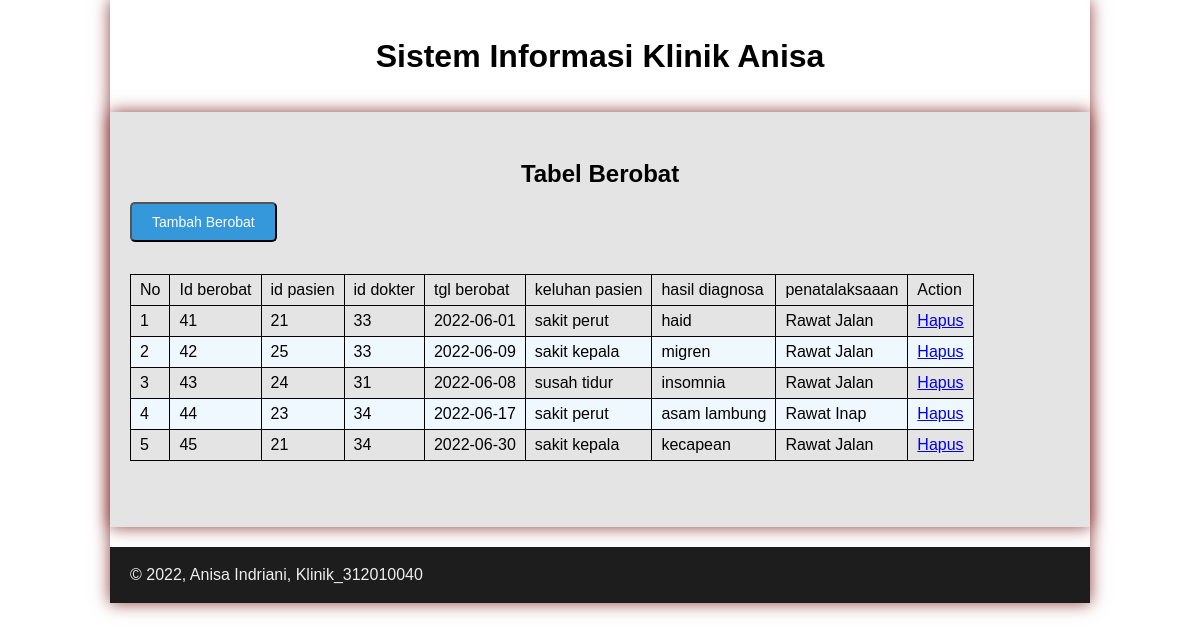
/berobat/berobat.php (signed in), run on the app's committed database.
### tables this page shows
CREATE TABLE `berobat` (
  `id_berobat` int NOT NULL,
  `id_pasien` int DEFAULT NULL,
  `id_dokter` int DEFAULT NULL,
  `tgl_berobat` date DEFAULT NULL,
  `keluhan_pasien` varchar(200) DEFAULT NULL,
  `hasil_diagnosa` varchar(200) DEFAULT NULL,
  `penatalaksanaan` enum('Rawat Jalan','Rawat Inap','Rujuk','lainnya') DEFAULT NULL
);

### berobat/berobat.php (the view)
<?php require('../main/header.php'); ?>
<div id="container">
	<div id="hero">
		<h2 align="center">Tabel Berobat</h2>
		<br />
		<button onclick="location.href='berobat_tambah.php'" style="background-color:#3498db; cursor:pointer;"> Tambah Berobat</button>
		<table class="table" style="margin-top:2rem; margin-bottom:1rem;">
			<thead>
				<tr>
					<td>No</td>
					<td>Id berobat</td>
					<td>id pasien</td>
					<td>id dokter</td>
					<td>tgl berobat</td>
					<td>keluhan pasien</td>
					<td>hasil diagnosa</td>
					<td>penatalaksaaan</td>
					<td>Action</td>
				</tr>
			</thead>
			<?php
				$no = 1;
				$query = mysqli_query($con, 'SELECT * FROM berobat');
				while ($data = mysqli_fetch_array($query)) {
				?>
			<tr>
				<td><?php echo $no++ ?></td>
				<td><?php echo $data['id_berobat'] ?></td>
				<td><?php echo $data['id_pasien'] ?></td>
				<td><?php echo $data['id_dokter'] ?></td>
				<td><?php echo $data['tgl_berobat'] ?></td>
				<td><?php echo $data['keluhan_pasien'] ?></td>
				<td><?php echo $data['hasil_diagnosa'] ?></td>
				<td><?php echo $data['penatalaksanaan'] ?></td>
				<td><a href="berobat_hapus.php?id=<?= $data['id_berobat'];?>" onclick="return confirm('Yakin data <?= $data['id_berobat'];?> akan dihapus ?')">Hapus</a></td>
			</tr>
			<?php } ?>
		</table>
	</div>
</div>
<?php require('../main/footer.php'); ?>

### style.css (style rules this page uses)
* { margin: 0; padding: 0; }
body { line-height:1; font-size:100%; font-family:'Open Sans', sans-serif; color:#000000; }
#container { width: 980px; margin: 0 auto; box-shadow: 0 0 1em #913e3e; }
body { font-family: sans-serif; }
table { border-collapse: collapse; }
th, td { border: 1px solid rgb(0, 0, 0); font-size: 16px; padding: 7px 9px; }
table tr:nth-child(even) { background:#F0F8FF; }
#hero { background-color: #e4e4e5; padding: 50px 20px; margin-bottom: 20px; }
button { font-size: 14px; background-color: #3f3f3f; color: white; border-radius: 5px; padding: 10px 20px; margin-top: 8x; }

### data on the page
berobat: id_berobat "41", id_pasien "21", id_dokter "33", tgl_berobat "2022-06-01", keluhan_pasien "sakit perut", hasil_diagnosa "haid", penatalaksanaan "Rawat Jalan"
berobat: id_berobat "42", id_pasien "25", id_dokter "33", tgl_berobat "2022-06-09", keluhan_pasien "sakit kepala", hasil_diagnosa "migren", penatalaksanaan "Rawat Jalan"
berobat: id_berobat "43", id_pasien "24", id_dokter "31", tgl_berobat "2022-06-08", keluhan_pasien "susah tidur", hasil_diagnosa "insomnia", penatalaksanaan "Rawat Jalan"
berobat: id_berobat "44", id_pasien "23", id_dokter "34", tgl_berobat "2022-06-17", keluhan_pasien "sakit perut", hasil_diagnosa "asam lambung", penatalaksanaan "Rawat Inap"
berobat: id_berobat "45", id_pasien "21", id_dokter "34", tgl_berobat "2022-06-30", keluhan_pasien "sakit kepala", hasil_diagnosa "kecapean", penatalaksanaan "Rawat Jalan"
